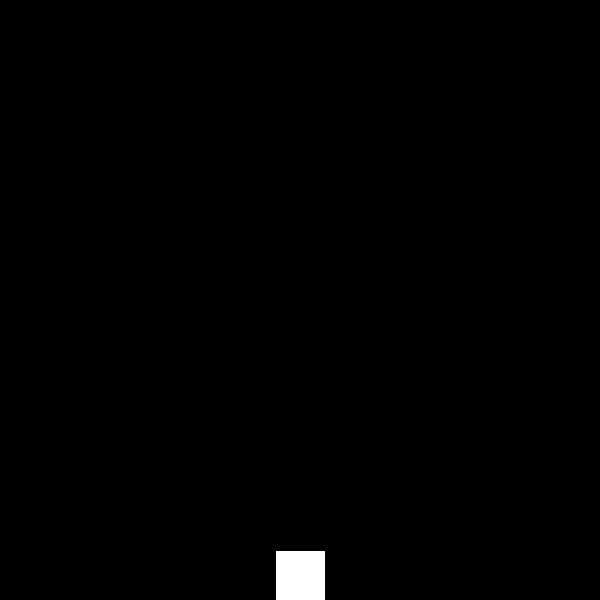
Frame 1 (no input)
Frame 60 (the mouse pressed at the canvas centre just before this capture): identical to frame 1, image omitted
Frame 120 (the mouse held since frame 60 and released just before this capture): identical to frame 1, image omitted

The Processing sketch that drew this single still picture (run headless with seeded random() and noise(); from frame 60 on, the mouse is pressed at the canvas centre):

// Processing sketch: MEF2
// ── MEF2.pde
enum JumpState {
  IDLE, JUMPING
}

enum HammeringState {
  IDLE, HAMMERING
}

JumpState jumpState;
HammeringState hammeringState;

float hammeringTimer;
float HAMMERING_MAX_TIMER = 30;

PVector position;

float gravity = 1;
float acceleration = 0;
float velocity = 0;


void setup() {
  size(600, 600);
  position = new PVector(width/2, height - 25);
  jumpState = JumpState.IDLE;
}

void draw() {
  clear();
  background(0);
  
  if (jumpState == JumpState.JUMPING) {
    move();
  }
  
  if (hammeringState == HammeringState.HAMMERING) {
    hammeringTimer++;
    
    if (hammeringTimer > HAMMERING_MAX_TIMER) {
      hammeringTimer = 0;
      hammeringState = HammeringState.IDLE;
    }
  }   //<>// //<>//
  
  if (hammeringState == HammeringState.HAMMERING) {
    fill(255, 0, 0);
  } else {
    fill(255);
  }
  
  rectMode(CENTER);
  rect(position.x, position.y, 50, 50);
}

void keyPressed() {

  if ((key == CODED) && (keyCode == UP)) {
    velocity = -20;
    jumpState = JumpState.JUMPING;
  }
  
  if (key == ENTER) {
    hammeringState = HammeringState.HAMMERING;
  }
  
}

void move() {
  position.y += velocity;
  velocity += gravity;
  
  if (position.y >= height - 25) {
    jumpState = JumpState.IDLE;
  }
}
